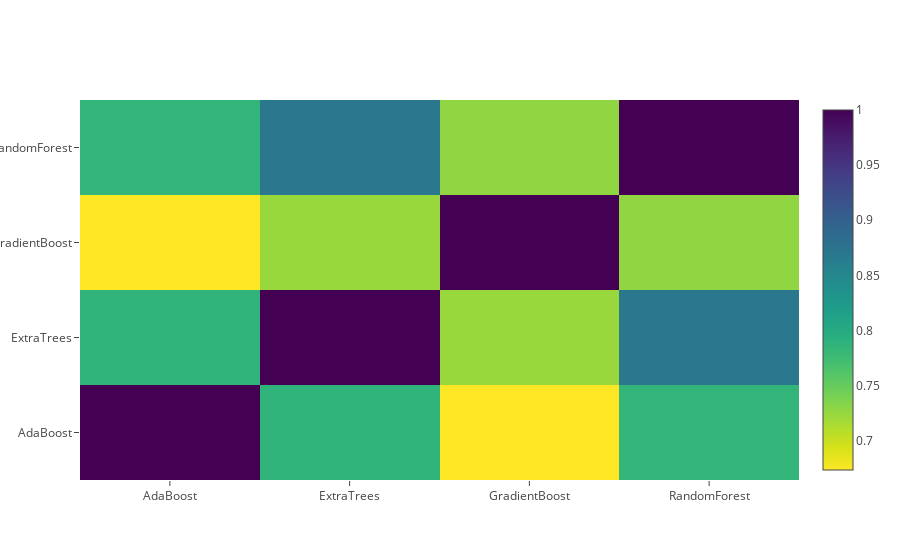

This figure's notebook cell:
### Code cell
data = [
    go.Heatmap(
        z= base_predictions_train.astype(float).corr().values ,
        x=base_predictions_train.columns.values,
        y= base_predictions_train.columns.values,
          colorscale='Viridis',
            showscale=True,
            reversescale = True
    )
]
py.iplot(data, filename='labelled-heatmap')

### Figure 1 — Plotly figure (JSON) as saved in the notebook; plotly's stock layout.template omitted (floating-point values rounded to 4 significant figures)
{"data": [{"colorscale": "Viridis", "reversescale": true, "showscale": true, "type": "heatmap", "x": ["AdaBoost", "ExtraTrees", "GradientBoost", "RandomForest"], "y": ["AdaBoost", "ExtraTrees", "GradientBoost", "RandomForest"], "z": [[1, 0.7867, 0.6735, 0.7853], [0.7867, 1, 0.7234, 0.8711], [0.6735, 0.7234, 1, 0.7278], [0.7853, 0.8711, 0.7278, 1]]}], "layout": {}}
